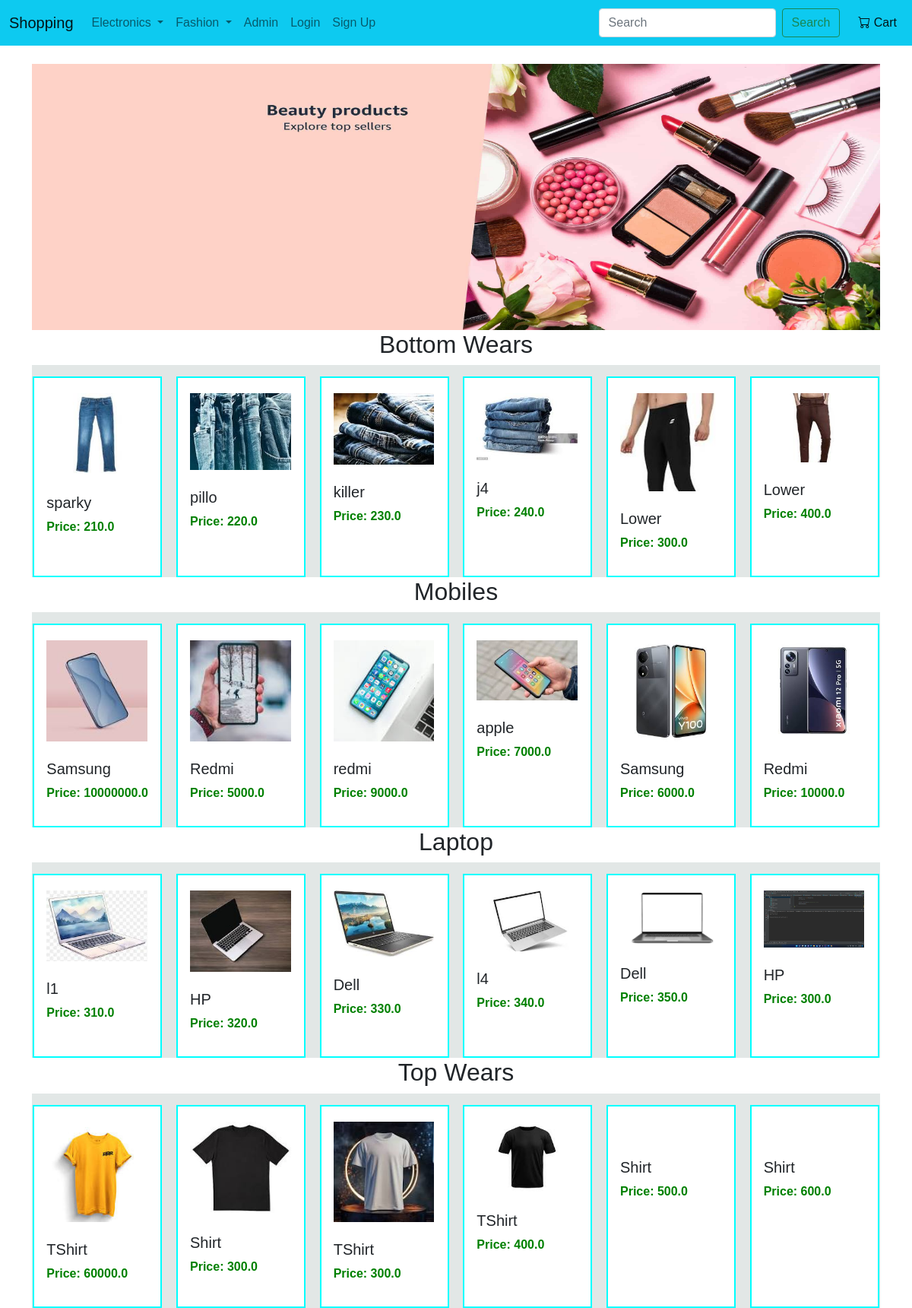
The page / on the database its author committed.
### shopapp/models.py (models this page shows, shortened)
class Product(models.Model):
    title=models.CharField(max_length=100)
    selling_price=models.FloatField()
    discounted_price=models.FloatField()
    description=models.TextField()
    brand=models.CharField(max_length=100)
    category=models.CharField(choices=CATEGORY_CHOICES,max_length=2)
    product_image=models.ImageField(upload_to='productimg')

### shopapp/views.py (the view)
# urls.py: path('',views.indexView.as_view(),name='index'),
class indexView(View):
    def get(self,request):
        topwears=Product.objects.filter(category='TW')
        bottomwears=Product.objects.filter(category='BW')
        mobiles=Product.objects.filter(category='M')
        laptop=Product.objects.filter(category='L')
        return render(request,'shop/index.html',{'topwears':topwears,'bottomwears':bottomwears,'mobiles':mobiles,'laptop':laptop})

### shopapp/templates/shop/index.html (shortened to what this page needs)
{% extends 'shop/base.html' %}
{% load static %}
{% block content %}
<div class="hero-section">
    <img src="{% static 'images/hero-image.jpg' %}" alt="" class="hero-section">
</div>
<h2>Bottom Wears</h2>
<div class="shop-section">
    {% for i in bottomwears %}
    <div class="box1 box">
        <div class="box-content">
            <a href="{% url 'product_details' i.id  %}">
            <img src="{{i.product_image.url}}" alt="" class="box-img"><br><br>
        </a>
            <h5>{{i.brand }}</h5>
            <p style="color: green;"><b>Price: {{i.selling_price}}</b></p>
        </div>
    </div>
    {% endfor %}
</div>
<h2>Mobiles</h2>
<div class="shop-section">
    {% for i in mobiles %}
    <div class="box1 box">
        <div class="box-content">
            <a href="{% url 'product_details' i.id  %}">
            <img src="{{i.product_image.url}}" alt="" class="box-img"><br><br>
        </a>
            <h5>{{i.brand }}</h5>
            <p style="color: green;"><b>Price: {{i.selling_price}}</b></p>
        </div>
    </div>
    {% endfor %}
</div>
<h2>Laptop</h2>
<div class="shop-section">
    {% for i in laptop %}
    <div class="box1 box">
        <div class="box-content">
            <a href="{% url 'product_details' i.id  %}">
            <img src="{{i.product_image.url}}" alt="" class="box-img"><br><br>
        </a>
            <h5>{{i.brand }}</h5>
            <p style="color: green;"><b>Price: {{i.selling_price}}</b></p>
        </div>
    </div>
    {% endfor %}
</div>
<h2>Top Wears</h2>
<div class="shop-section">
    {% for i in topwears %}
    <div class="box1 box">
        <div class="box-content">
            <a href="{% url 'product_details' i.id  %}">
            <img src="{{i.product_image.url}}" alt="" class="box-img"><br><br>
        </a>
            <h5>{{i.brand }}</h5>
            <p style="color: green;"><b>Price: {{i.selling_price}}</b></p>
        </div>
    </div>
    {% endfor %}
</div>
{% endblock content %}

### shopapp/templates/shop/base.html (shortened to what this page needs)
<!DOCTYPE html>
{% load static %}
<html lang="en">
<head>
    <link href="https://cdn.jsdelivr.net/npm/bootstrap@5.0.2/dist/css/bootstrap.min.css" rel="stylesheet"
>
    <link href="https://cdn.jsdelivr.net/npm/bootstrap-icons/font/bootstrap-icons.css" rel="stylesheet">
    <link rel="stylesheet" href="{% static 'app/css/owl.carousel.min.css' %}">
    <link rel="stylesheet" href="{% static 'app/css/all.min.css' %}">
    <link rel="stylesheet" href="{% static 'css/style.css' %}">
</head>
<body>
    <nav class="navbar navbar-expand-lg navbar-light bg-info">
        <div class="container-fluid">
            <a class="navbar-brand" href="{% url 'index' %}">Shopping</a>
            <div class="collapse navbar-collapse" id="navbarSupportedContent">
                <ul class="navbar-nav me-auto mb-2 mb-lg-0">
                    <li class="nav-item dropdown">
                        <a class="nav-link dropdown-toggle" href="#" id="navbarDropdown" role="button"
                            data-bs-toggle="dropdown" aria-expanded="false">
                            Electronics
                        </a>
                    </li>
                    <li class="nav-item dropdown">
                        <a class="nav-link dropdown-toggle" href="#" id="navbarDropdown" role="button"
                            data-bs-toggle="dropdown" aria-expanded="false">
                            Fashion
                        </a>
                    </li>
                    {% if request.user.is_authenticated %}
                    <li class="nav-item dropdown">
                        <a class="nav-link dropdown-toggle" href="#" id="navbarDropdown" role="button"
                            data-bs-toggle="dropdown" aria-expanded="false">
                            Ajeet
                        </a>
                        <ul class="dropdown-menu" aria-labelledby="navbarDropdown">
                            <li><a class="dropdown-item" href="{% url 'profile' %}">Profile</a></li>
                            <li><a class="dropdown-item" href="#">Orders</a></li>
                            <li><a class="dropdown-item" href="{% url 'passwordchange' %}">Change Password</a></li>
                            <li>
                                <form method="post" action="{% url 'logout' %}">
                                    {% csrf_token %}
                                    <button type="submit" class="dropdown-item">Logout</button>
                                </form>
                            </li>
                        </ul>
                    </li>
                    {% else %}
                    <li class="nav-item">
                        <a class="nav-link" href="{% url 'admin:login' %}">Admin</a>
                    </li>
                    <li class="nav-item">
                        <a class="nav-link" href="{% url 'user_login' %}">Login</a>
                    </li>
                    <li class="nav-item">
                        <a class="nav-link" href="{% url 'sign' %}">Sign Up</a>
                    </li>
                    {% endif %}
                </ul>
                <form class="d-flex" method="GET" action="{% url 'product_list' %}">
                    <input class="form-control me-2" type="search" placeholder="Search" aria-label="Search" name="q">
                    <button class="btn btn-outline-success" type="submit">Search</button>
                </form>
                <ul class="navbar-nav mb-2 mb-lg-0 ms-3">
                    <li class="nav-item">
                        <a class="nav-link active" aria-current="page" href="{% url 'show_cart' %}">
                            <i class="bi bi-cart"></i> Cart
                        </a>
                    </li>
                </ul>
            </div>
        </div>
    </nav>
    <div class="container mt-4">
        {% block content %}{% endblock content %}
    </div>
</body>
</html>

### shopapp/static/css/style.css (style rules this page uses)
* { margin: 0; font-family: Arial; border: border-box; }
.navbar { height: 60px; background-color: #000080; color: white; display: flex; align-items: center; justify-content: space-evenly; }
h2 { text-align: center; }
.hero-section { height: 350px; background-size: cover; display: flex; justify-content: center; align-items: flex-end; width: 100%; }
.shop-section { display: flex; justify-content: space-evenly; background-color: #e2e7e6; }
.box { width: 23%; background-color: white; padding: 20px 0px 15px; margin-top: 15px; border: 2px solid aqua; }
.box-img { height: 90%; width: 99%; }
.box-content { margin-left: 1rem; margin-right: 1rem; }
.box-content p { color: #007185; }
.shop-section { display: flex; flex-wrap: wrap; gap: 1rem; justify-content: space-around; }
.box { width: calc(20% - 1rem); box-sizing: border-box; }
.box img { max-width: 100%; height: auto; }
@media (min-width: 768px) { .box { width: calc(16.66% - 1rem); } }

### shopapp/templates/shop/base.html (style rules this page uses)
.navbar { z-index: 1000; }

### rows shown on the page
Product: product_image (picture), brand "sparky", selling_price "210.0"
Product: product_image (picture), brand "pillo", selling_price "220.0"
Product: product_image (picture), brand "killer", selling_price "230.0"
Product: product_image (picture), brand "j4", selling_price "240.0"
Product: product_image (picture), brand "Lower", selling_price "300.0"
Product: product_image (picture), brand "Lower", selling_price "400.0"
Product: product_image (picture), brand "Samsung", selling_price "10000000.0"
Product: product_image (picture), brand "Redmi", selling_price "5000.0"
Product: product_image (picture), brand "redmi", selling_price "9000.0"
Product: product_image (picture), brand "apple", selling_price "7000.0"
Product: product_image (picture), brand "Samsung", selling_price "6000.0"
Product: product_image (picture), brand "Redmi", selling_price "10000.0"
Product: product_image (picture), brand "l1", selling_price "310.0"
Product: product_image (picture), brand "HP", selling_price "320.0"
Product: product_image (picture), brand "Dell", selling_price "330.0"
Product: product_image (picture), brand "l4", selling_price "340.0"
Product: product_image (picture), brand "Dell", selling_price "350.0"
Product: product_image (picture), brand "HP", selling_price "300.0"
Product: product_image (picture), brand "TShirt", selling_price "60000.0"
Product: product_image (picture), brand "Shirt", selling_price "300.0"
Product: product_image (picture), brand "TShirt", selling_price "300.0"
Product: product_image (picture), brand "TShirt", selling_price "400.0"
Product: brand "Shirt", selling_price "500.0"
Product: brand "Shirt", selling_price "600.0"
